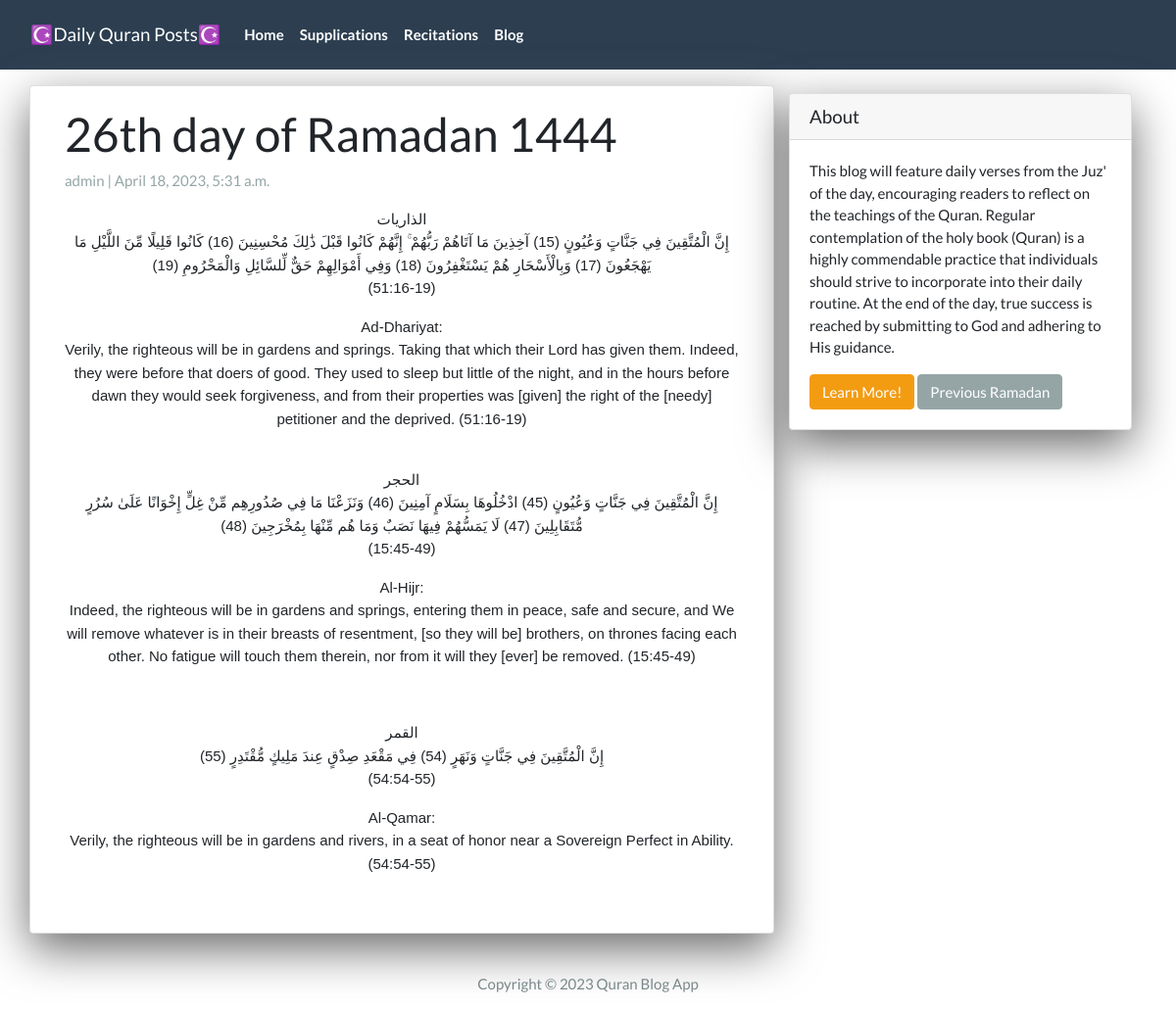
Page /26thday/ on the committed database.
### App/models.py (models this page shows, shortened)
class Post(models.Model):
  title =  models.CharField(max_length=200, unique=True)
  slug =   models.SlugField(max_length=200, unique=True)
  author = models.ForeignKey(User, on_delete=models.CASCADE, related_name='blog_posts')
  created_on = models.DateTimeField(auto_now_add=True)
  updated_on = models.DateTimeField(auto_now=True)
  summary = RichTextField(blank=True, null=True)
  content = RichTextField(blank=True, null=True)
  video_link = EmbedVideoField(blank=True, null=True)
  status = models.IntegerField(choices=STATUS, default=0)
  class Meta:
    ordering = ['-created_on']

### App/views.py (the view)
# urls.py: path('<slug:slug>/',    PostView.as_view(),           name="post_detail"),
class PostView(DetailView):
  model = Post
  template_name = 'post_detail.html'

### App/templates/post_detail.html (shortened to what this page needs)
{% extends 'base.html' %}
{% load embed_video_tags %}
{% block content %}
<div class="container">
  <div class="row">
    <div class="col-md-8 card mb-4  mt-3 left  top">
      <div class="card-body">
        <h1>{% block title %} {{ post.title }} {% endblock title %}</h1>
        <p class=" text-muted">{{ post.author }} | {{ post.created_on }}</p>
        <p class="card-text ">{{ post.content | safe }}</p>
        <br>
      </div>
    </div>
    {% block sidebar %} {% include 'sidebar.html' %} {% endblock sidebar %}
  </div>
</div>
{% endblock content %}

### App/templates/sidebar.html (style rules this page uses)
.card { box-shadow: 0 16px 48px #6a6a6b; }

### rows in the picture
Post: title "26th day of Ramadan 1444", author "admin", created_on "April 18, 2023, 5:31 a.m.", content "الذاريات إِنَّ الْمُتَّقِينَ فِي جَنَّاتٍ وَعُيُونٍ (15) آخِذِينَ مَا آتَاهُمْ رَبُّهُمْ ۚ إِنَّهُمْ كَانُوا قَبْلَ ذَٰلِكَ مُحْسِنِينَ (16) كَانُوا قَلِيلًا مِّنَ اللَّيْلِ مَا يَهْجَعُونَ (17) وَبِالْأَسْحَارِ هُمْ يَسْتَغْفِرُونَ (18) وَفِي أَمْوَالِهِمْ حَقٌّ لِّلسَّائِلِ وَالْمَحْرُومِ (19) (51:16-19) Ad-Dhariyat: Verily, the righteous will be in gardens and springs. Taking that which their Lord has given them. Indeed, they were before that doers of good. They used to sleep but little of the night, and in the hours before dawn they would seek forgiveness, and from their properties was [given] the right of the [needy] petitioner and the deprived. (51:16-19) الحجر إِنَّ الْمُتَّقِينَ فِي…"
